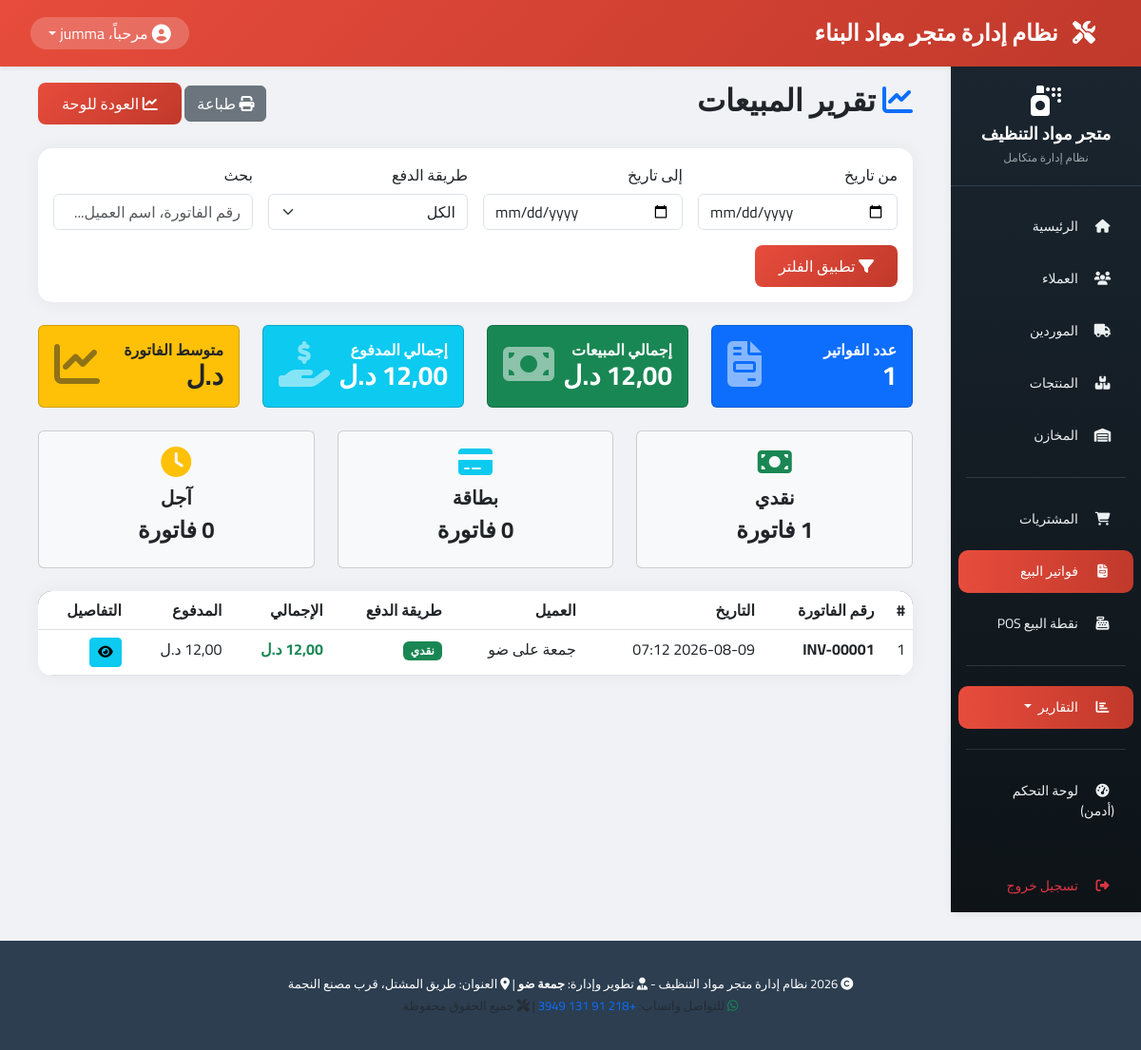
The app's page /reports/sales/ (signed in) with its own data.
### sales/models.py (models this page shows, shortened)
class SaleInvoice(models.Model):
    PAYMENT_METHODS = [
        ('cash', 'نقدي'),
        ('card', 'بطاقة'),
        ('credit', 'آجل'),
    ]
    INVOICE_STATUS = [
        ('draft', 'مسودة'),
        ('completed', 'مكتملة'),
        ('cancelled', 'ملغاة'),
    ]
    invoice_number = models.CharField(max_length=50, unique=True, verbose_name="رقم الفاتورة")
    invoice_date = models.DateTimeField(auto_now_add=True, verbose_name="تاريخ الفاتورة")
    customer = models.ForeignKey(Customer, on_delete=models.PROTECT, related_name='invoices', verbose_name="العميل", null=True, blank=True)
    warehouse = models.ForeignKey(Warehouse, on_delete=models.PROTECT, related_name='sale_invoices', verbose_name="المخزن")
    user = models.ForeignKey(User, on_delete=models.PROTECT, related_name='sale_invoices', verbose_name="المستخدم")
    subtotal = models.DecimalField(max_digits=10, decimal_places=2, default=0, verbose_name="المجموع الفرعي")
    discount = models.DecimalField(max_digits=10, decimal_places=2, default=0, verbose_name="الخصم")
    tax = models.DecimalField(max_digits=10, decimal_places=2, default=0, verbose_name="الضريبة")
    shipping = models.DecimalField(max_digits=10, decimal_places=2, default=0, verbose_name="الشحن")
    total = models.DecimalField(max_digits=10, decimal_places=2, default=0, verbose_name="الإجمالي")
    payment_method = models.CharField(max_length=20, choices=PAYMENT_METHODS, default='cash', verbose_name="طريقة الدفع")
    paid_amount = models.DecimalField(max_digits=10, decimal_places=2, default=0, verbose_name="المدفوع")
    change_amount = models.DecimalField(max_digits=10, decimal_places=2, default=0, verbose_name="الباقي")
    status = models.CharField(max_length=20, choices=INVOICE_STATUS, default='completed', verbose_name="الحالة")
    notes = models.CharField(max_length=500, blank=True, null=True, verbose_name="ملاحظات")
    created_at = models.DateTimeField(auto_now_add=True, verbose_name="تاريخ الإنشاء")
    updated_at = models.DateTimeField(auto_now=True, verbose_name="آخر تحديث")
    class Meta:
        verbose_name = "فاتورة بيع"
        verbose_name_plural = "فواتير البيع"
        ordering = ['-invoice_date']

### customers/models.py (models this page shows, shortened)
class Customer(models.Model):
    name = models.CharField(max_length=200, verbose_name="اسم العميل")
    phone = models.CharField(max_length=20, unique=True, verbose_name="رقم الهاتف")
    email = models.EmailField(blank=True, null=True, verbose_name="البريد الإلكتروني")
    address = models.CharField(max_length=300, blank=True, null=True, verbose_name="العنوان")
    CUSTOMER_TYPES = [
        ('individual', 'فرد'),
        ('company', 'شركة مقاولات'),
        ('store', 'متجر'),
    ]
    customer_type = models.CharField(max_length=20, choices=CUSTOMER_TYPES, default='individual', verbose_name="نوع العميل")
    total_purchases = models.DecimalField(
        max_digits=10, decimal_places=2, default=0,
        verbose_name="إجمالي المشتريات"
    )
    total_invoices = models.IntegerField(default=0, verbose_name="عدد الفواتير")
    created_at = models.DateTimeField(auto_now_add=True, verbose_name="تاريخ التسجيل")
    updated_at = models.DateTimeField(auto_now=True, verbose_name="آخر تحديث")
    class Meta:
        verbose_name = "عميل"
        verbose_name_plural = "العملاء"
        ordering = ['name']

### reports/views.py (the view)
# urls.py: path('sales/', views.SalesReportView.as_view(), name='sales_report'),
class SalesReportView(LoginRequiredMixin, ListView):
    model = SaleInvoice
    template_name = 'reports/sales_report.html'
    context_object_name = 'invoices'
    paginate_by = 20
    def get_queryset(self):
        try:
            queryset = SaleInvoice.objects.filter(status='completed')
            start_date = self.request.GET.get('start_date', '').strip()
            end_date = self.request.GET.get('end_date', '').strip()
            if start_date:
                queryset = queryset.filter(invoice_date__date__gte=start_date)
            if end_date:
                queryset = queryset.filter(invoice_date__date__lte=end_date)
            payment_method = self.request.GET.get('payment_method', '').strip()
            if payment_method:
                queryset = queryset.filter(payment_method=payment_method)
            search = self.request.GET.get('search', '').strip()
            if search:
                queryset = queryset.filter(
                    Q(invoice_number__icontains=search) |
                    Q(customer__name__icontains=search) |
                    Q(customer__phone__icontains=search)
                )
            return queryset.order_by('-invoice_date')
        except Exception as e:
            messages.error(self.request, "حدث خطأ أثناء جلب تقرير المبيعات.")
            return SaleInvoice.objects.none()
    def get_context_data(self, **kwargs):
        context = super().get_context_data(**kwargs)
        try:
            context['start_date'] = self.request.GET.get('start_date', '')
            context['end_date'] = self.request.GET.get('end_date', '')
            context['selected_payment'] = self.request.GET.get('payment_method', '')
            context['search'] = self.request.GET.get('search', '')
            invoices = self.get_queryset()
            total_amount = sum((Decimal(str(inv.total)) for inv in invoices), Decimal('0.00'))
            total_paid = sum((Decimal(str(inv.paid_amount)) for inv in invoices), Decimal('0.00'))
            context['total_amount'] = total_amount
            context['total_paid'] = total_paid
            context['invoice_count'] = invoices.count()
            context['cash_count'] = invoices.filter(payment_method='cash').count()
            context['card_count'] = invoices.filter(payment_method='card').count()
            context['credit_count'] = invoices.filter(payment_method='credit').count()
        except Exception:
            context['total_amount'] = Decimal('0.00')
            context['total_paid'] = Decimal('0.00')
            context['invoice_count'] = 0
            context['cash_count'] = 0
            context['card_count'] = 0
            context['credit_count'] = 0
        return context

### reports/templates/reports/sales_report.html (shortened to what this page needs)
{% extends 'base.html' %}
{% load static %}
{% block content %}
<div class="container-fluid">
    <div class="row">
        <div class="col-12">
            <div class="d-flex justify-content-between align-items-center mb-4">
                <h2><i class="fas fa-chart-line text-primary"></i> تقرير المبيعات</h2>
                <div>
                    <button onclick="window.print()" class="btn btn-secondary"><i class="fas fa-print"></i> طباعة</button>
                    <a href="{% url 'reports:dashboard' %}" class="btn btn-primary-custom"><i class="fas fa-chart-line"></i> العودة للوحة</a>
                </div>
            </div>
            <div class="card card-custom mb-4">
                <div class="card-body">
                    <form method="GET" class="row g-3">
                        <div class="col-md-3">
                            <label class="form-label">من تاريخ</label>
                            <input type="date" name="start_date" class="form-control" value="{{ start_date }}">
                        </div>
                        <div class="col-md-3">
                            <label class="form-label">إلى تاريخ</label>
                            <input type="date" name="end_date" class="form-control" value="{{ end_date }}">
                        </div>
                        <div class="col-md-3">
                            <label class="form-label">طريقة الدفع</label>
                            <select name="payment_method" class="form-select">
                                <option value="">الكل</option>
                            </select>
                        </div>
                        <div class="col-md-3">
                            <label class="form-label">بحث</label>
                            <input type="text" name="search" class="form-control" placeholder="رقم الفاتورة، اسم العميل..." value="{{ search }}">
                        </div>
                        <div class="col-12">
                            <button type="submit" class="btn btn-primary-custom"><i class="fas fa-filter"></i> تطبيق الفلتر</button>
                        </div>
                    </form>
                </div>
            </div>
            <div class="row mb-4">
                <div class="col-md-3">
                    <div class="card bg-primary text-white"><div class="card-body"><div class="d-flex justify-content-between"><div><h6 class="mb-0">عدد الفواتير</h6><h3 class="mb-0">{{ invoice_count }}</h3></div><i class="fas fa-file-invoice fa-3x opacity-50"></i></div></div></div>
                </div>
                <div class="col-md-3">
                    <div class="card bg-success text-white"><div class="card-body"><div class="d-flex justify-content-between"><div><h6 class="mb-0">إجمالي المبيعات</h6><h3 class="mb-0">{{ total_amount|floatformat:2 }} د.ل</h3></div><i class="fas fa-money-bill fa-3x opacity-50"></i></div></div></div>
                </div>
                <div class="col-md-3">
                    <div class="card bg-info text-white"><div class="card-body"><div class="d-flex justify-content-between"><div><h6 class="mb-0">إجمالي المدفوع</h6><h3 class="mb-0">{{ total_paid|floatformat:2 }} د.ل</h3></div><i class="fas fa-hand-holding-usd fa-3x opacity-50"></i></div></div></div>
                </div>
                <div class="col-md-3">
                    <div class="card bg-warning text-dark"><div class="card-body"><div class="d-flex justify-content-between"><div><h6 class="mb-0">متوسط الفاتورة</h6><h3 class="mb-0">{% if invoice_count > 0 %}{{ total_amount|floatformat:2|add:invoice_count|floatformat:2 }} د.ل{% else %}0.00{% endif %}</h3></div><i class="fas fa-chart-line fa-3x opacity-50"></i></div></div></div>
                </div>
            </div>
            <div class="row mb-4">
                <div class="col-md-4"><div class="card bg-light text-center"><div class="card-body"><i class="fas fa-money-bill fa-2x text-success"></i><h5 class="mt-2">نقدي</h5><h4>{{ cash_count }} فاتورة</h4></div></div></div>
                <div class="col-md-4"><div class="card bg-light text-center"><div class="card-body"><i class="fas fa-credit-card fa-2x text-info"></i><h5 class="mt-2">بطاقة</h5><h4>{{ card_count }} فاتورة</h4></div></div></div>
                <div class="col-md-4"><div class="card bg-light text-center"><div class="card-body"><i class="fas fa-clock fa-2x text-warning"></i><h5 class="mt-2">آجل</h5><h4>{{ credit_count }} فاتورة</h4></div></div></div>
            </div>
            <div class="card card-custom">
                <div class="card-body p-0">
                    <div class="table-responsive">
                        <table class="table table-custom table-hover mb-0">
                            <thead><tr><th>#</th><th>رقم الفاتورة</th><th>التاريخ</th><th>العميل</th><th>طريقة الدفع</th><th>الإجمالي</th><th>المدفوع</th><th>التفاصيل</th></tr></thead>
                            <tbody>
                                {% if invoices %}
                                    {% for invoice in invoices %}
                                    <tr>
                                        <td>{{ forloop.counter }}</td>
                                        <td class="fw-bold">{{ invoice.invoice_number }}</td>
                                        <td>{{ invoice.invoice_date|date:"Y-m-d H:i" }}</td>
                                        <td>{{ invoice.customer.name|default:"زائر" }}</td>
                                        <td>{% if invoice.payment_method == 'cash' %}<span class="badge bg-success">نقدي</span>{% elif invoice.payment_method == 'card' %}<span class="badge bg-info">بطاقة</span>{% else %}<span class="badge bg-warning">آجل</span>{% endif %}</td>
                                        <td class="text-success fw-bold">{{ invoice.total|floatformat:2 }} د.ل</td>
                                        <td>{{ invoice.paid_amount|floatformat:2 }} د.ل</td>
                                        <td><a href="{% url 'sales:sale_detail' invoice.pk %}" class="btn btn-sm btn-info" target="_blank"><i class="fas fa-eye"></i></a></td>
                                    </tr>
                                    {% endfor %}
                                {% else %}
                                    <tr><td colspan="8" class="text-center py-5">لا توجد فواتير مبيعات</td></tr>
                                {% endif %}
                            </tbody>
                        </table>
                    </div>
                </div>
            </div>
        </div>
    </div>
</div>
{% endblock %}

### templates/includes/navbar.html (shortened to what this page needs)
{% load static %}
<nav class="navbar navbar-expand-lg navbar-top shadow-sm">
    <div class="container-fluid">
        <a class="navbar-brand fw-bold" href="{% url 'home' %}">
            <i class="fas fa-tools"></i> نظام إدارة متجر مواد البناء
        </a>
        <div class="d-flex align-items-center">
            <div class="dropdown">
                <a href="#" class="dropdown-toggle text-decoration-none user-dropdown d-flex align-items-center" data-bs-toggle="dropdown" aria-expanded="false">
                    <i class="fas fa-user-circle fa-lg me-1"></i>
                    <span class="d-none d-md-inline">مرحباً، {{ request.user.first_name|default:request.user.username }}</span>
                </a>
            </div>
        </div>
    </div>
</nav>

### static/css/style.css (style rules this page uses)
* { margin: 0; padding: 0; box-sizing: border-box; }
body { background-color: #f0f2f5; font-family: 'Cairo', 'Tahoma', 'Segoe UI', system-ui; }
.navbar-top { background: linear-gradient(135deg, #e74c3c 0%, #c0392b 100%); box-shadow: 0 2px 10px rgba(0,0,0,0.1); padding: 12px 20px; }
.navbar-top .navbar-brand { color: white; font-weight: bold; font-size: 1.5rem; }
.navbar-top .navbar-brand i { margin-left: 10px; }
.user-dropdown { background: rgba(255,255,255,0.2); border-radius: 30px; padding: 5px 15px; color: white; }
.card-custom { background: white; border-radius: 15px; border: none; box-shadow: 0 0 20px rgba(0,0,0,0.05); transition: transform 0.3s ease, box-shadow 0.3s ease; }
.btn-primary-custom { background: linear-gradient(135deg, #e74c3c 0%, #c0392b 100%); border: none; color: white; padding: 10px 25px; border-radius: 8px; transition: all 0.3s ease; }
.table-custom { background: white; border-radius: 15px; overflow: hidden; }
.table-custom thead { background: linear-gradient(135deg, #2c3e50 0%, #34495e 100%); color: white; }

### templates/base.html (style rules this page uses)
body, h1, h2, h3, h4, h5, h6, .btn, .nav-link, .form-control, .table, td, th { font-family: 'Cairo', sans-serif !important; }
body { font-weight: 400; }
h1, h2, h3, h4, h5, h6 { font-weight: 700 !important; }

### records on screen
SaleInvoice: invoice_number "INV-00001", invoice_date "2026-08-09 07:12", customer.name "جمعة على ضو", payment_method "نقدي", total "12,00"

### other values on screen
{{ request.user.first_name|default:request.user.username }} "jumma"
{{ invoice_count }} "1"
{{ total_amount|floatformat:2 }} "12,00"
{{ total_paid|floatformat:2 }} "12,00"
